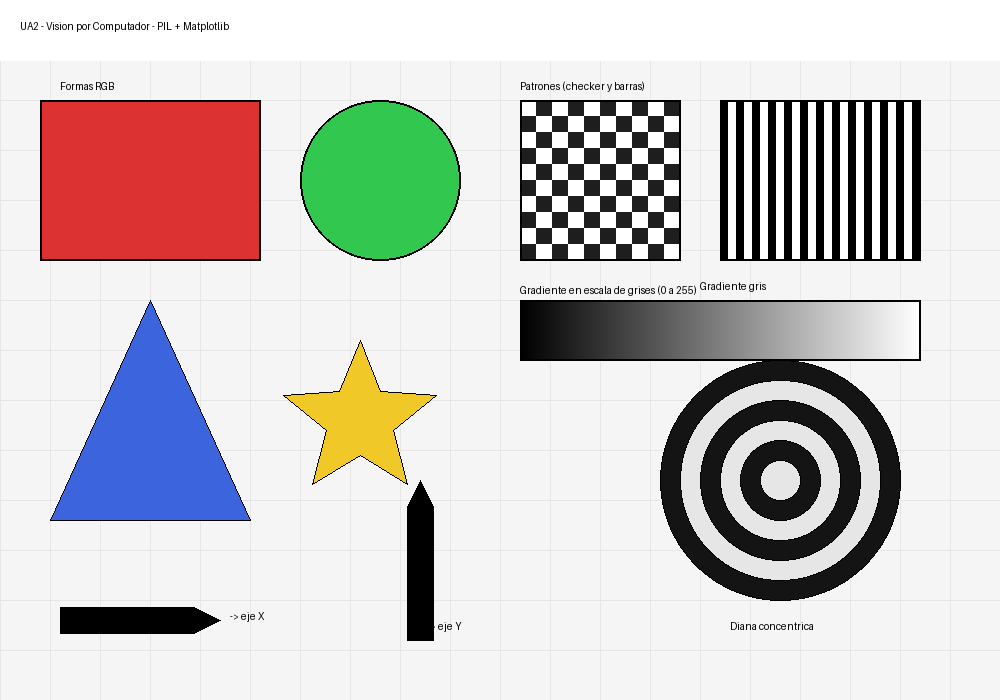
#> input picture UA2_vision_example.png, 1000 x 700 px
$ jupyter execute UA2_clase_3.ipynb
#> lines starting #> are read from the running program, lines starting #| are printed output that depends on the picture; after the words box and inside, x2 and y2 are one past the last pixel; in counts of white or black regions, pixels touching at a corner belong together
# UA2 · Clase NumPy — Imágenes paso a paso (con Matplotlib y Seaborn)

**Objetivo:** entender **NumPy** como base del procesamiento de imágenes: arrays, `shape`/`dtype`, slicing, selección por máscaras, operaciones vectorizadas y **histogramas** con Matplotlib y Seaborn.

**Qué necesitas:**
- Python 3.10–3.13 en un _venv/conda_ activo.
- Librerías: `numpy`, `pillow`, `matplotlib`, `seaborn`.

```bash
pip install numpy pillow matplotlib seaborn
```
_Tip VS Code:_ `M` (Markdown) · `Y` (Code) · `A/B` (celda arriba/abajo) · `Shift+Enter` (ejecuta y avanza).

## 0) Preparar imágenes de trabajo (o usa las tuyas)
Si ya tienes `UA2_vision_example.png` o `UA2_landscape_example.jpg`, déjalas junto a este notebook.
Si no, genera un **gradiente** y un **tablero** simples para pruebas:

---
## 1) Imagen → array NumPy
**Idea:** un `ndarray` es la forma natural de representar una imagen en memoria.
Trabajaremos con una imagen RGB (3 canales).

[cell 1]
# FASE 1.1 — Abrir imagen con Pillow y convertir a RGB
import matplotlib.pyplot as plt
from PIL import Image
IMG_PATH = 'UA2_vision_example.png'  # cambia por 'UA2_landscape_example.jpg' o tus archivos
img = Image.open(IMG_PATH).convert('RGB')
#> img is the input picture: PIL image 1000x700 RGB; mean R, G, B 204.9, 201.5, 200.1
plt.figure(figsize=(8,8))
plt.imshow(img)
plt.axis("off")
plt.show()

[cell 2]
# FASE 1.2 — A NumPy: tipo, shape y dtype
import numpy as np
a = np.array(img)  # copia los datos a un ndarray
print(type(a))      # numpy.ndarray
#| <class 'numpy.ndarray'>
print('shape:', a.shape)  # (alto, ancho, canales)
#| shape: (700, 1000, 3)
print('dtype :', a.dtype) # normalmente uint8 (0..255)
#| dtype : uint8

**Comentario:**
- `shape` típico: `(H, W, 3)` para RGB.
- `dtype` `uint8` ⇒ cada canal va de 0 a 255.
- Si tu imagen tenía alfa (RGBA), al convertir a RGB quitamos el canal A (transparencia).

## 2) Acceder al valor de un píxel
**Idea:** índice como `a[fila, columna]` y añade canal si quieres un componente: `a[y, x, canal]`.

[cell 3]
# FASE 2.1 — Leer un píxel y sus 3 canales
y, x = 50, 80
px = a[y, x]            # vector RGB
#> px = [255, 255, 255]
r, g, b = a[y, x, 0], a[y, x, 1], a[y, x, 2]
#> r = 255; g = 255; b = 255
print('Pixel en (y=', y, ', x=', x, '):', px)
#| Pixel en (y= 50 , x= 80 ): [255 255 255]
print('R=', r, ' G=', g, ' B=', b)
#| R= 255  G= 255  B= 255

_Tip:_ en imágenes, el primer índice es **fila (y)**, el segundo es **columna (x)**.

## 3) Slicing y canales
**Idea:** con _slicing_ seleccionas regiones y con `:`/`...` navegas dimensiones.

[cell 4]
# FASE 3.1 — Recorte rápido con slicing
crop = a[100:300, 150:400, :]  # filas 100..299, cols 150..399, todos los canales
from matplotlib import pyplot as plt
plt.figure(figsize=(4,4)); plt.imshow(crop); plt.axis('off'); plt.title('Crop'); plt.show()

[cell 5]
# FASE 3.2 — Separar canales R, G, B
R = a[:, :, 0]
G = a[:, :, 1]
B = a[:, :, 2]       # equivalente: a[..., 2]
fig, ax = plt.subplots(1,4, figsize=(10,3))
ax[0].imshow(a); ax[0].set_title('RGB'); ax[0].axis('off')
ax[1].imshow(R, cmap='gray'); ax[1].set_title('R'); ax[1].axis('off')
ax[2].imshow(G, cmap='gray'); ax[2].set_title('G'); ax[2].axis('off')
ax[3].imshow(B, cmap='gray'); ax[3].set_title('B'); ax[3].axis('off')
plt.tight_layout(); plt.show()

_Atajo:_ `a[...,2]` significa “todas las dimensiones menos la última, en 2”. Útil cuando no sabes cuántos ejes hay.

## 4) Operaciones vectorizadas (sin bucles)
**Idea:** NumPy aplica operaciones a **todos** los píxeles a la vez (rápido y claro).

[cell 6]
# FASE 4.1 — Aclarar/oscurecer (suma/resta) con clipping 0..255
brighter = np.clip(a + 40, 0, 255).astype(np.uint8)
darker   = np.clip(a - 40, 0, 255).astype(np.uint8)
fig, ax = plt.subplots(1,3, figsize=(9,3))
ax[0].imshow(a); ax[0].set_title('Original'); ax[0].axis('off')
ax[1].imshow(brighter); ax[1].set_title('Más brillo'); ax[1].axis('off')
ax[2].imshow(darker); ax[2].set_title('Menos brillo'); ax[2].axis('off')
plt.tight_layout(); plt.show()

[cell 7]
# FASE 4.2 — Escalado de contraste alrededor del 128
a16 = a.astype(np.int16)
contraste = np.clip( (a16-128)*1.5 + 128, 0, 255).astype(np.uint8)
plt.figure(figsize=(4,4)); plt.imshow(contraste); plt.axis('off'); plt.title('Contraste x1.5'); plt.show()

## 5) Máscaras y selección booleana
**Idea:** crea una máscara booleana (`True/False`) y úsala para seleccionar píxeles.

[cell 8]
# FASE 5.1 — Umbral en gris y colorear la región True
gray = np.dot(a[...,:3], [0.299, 0.587, 0.114]).astype(np.uint8)  # pasar a grices usando formula luminancia
mask = gray > 160
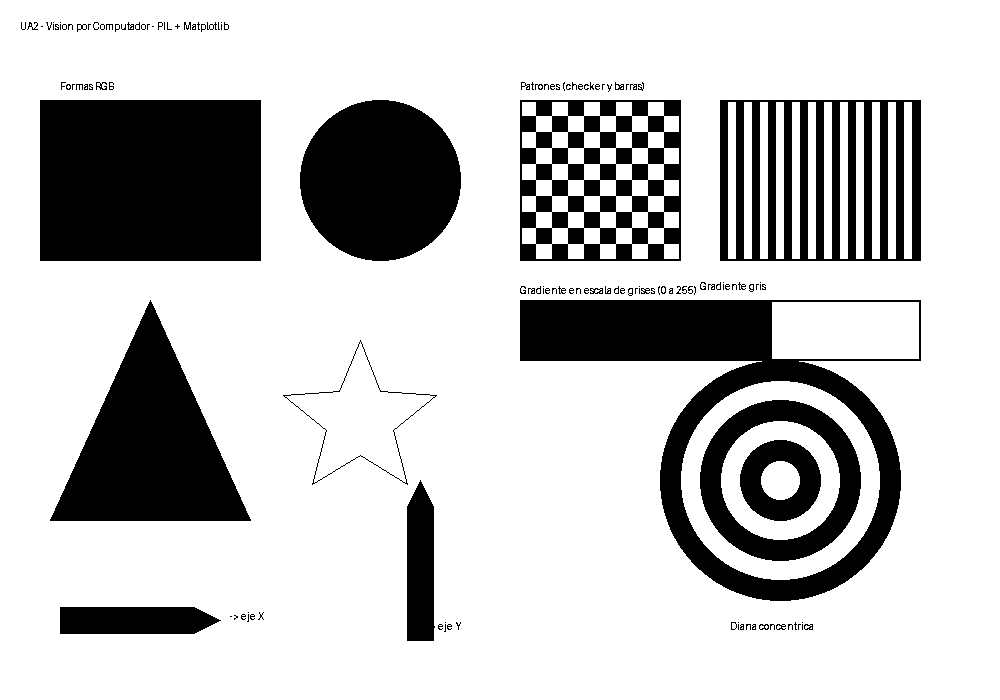
#> mask: shape (700, 1000) bool; 76.7% white; 142 black regions (99 under 20 px), largest, box (x1, y1, x2, y2) and area: (40, 100, 261, 261) 35581, (520, 300, 921, 601) 30517, (50, 300, 251, 521) 22321
res = a.copy() # copy altrimenti si da solo referenza ad a e no una copia
res[mask] = [255, 0, 0]  # pinta de rojo donde mask==True
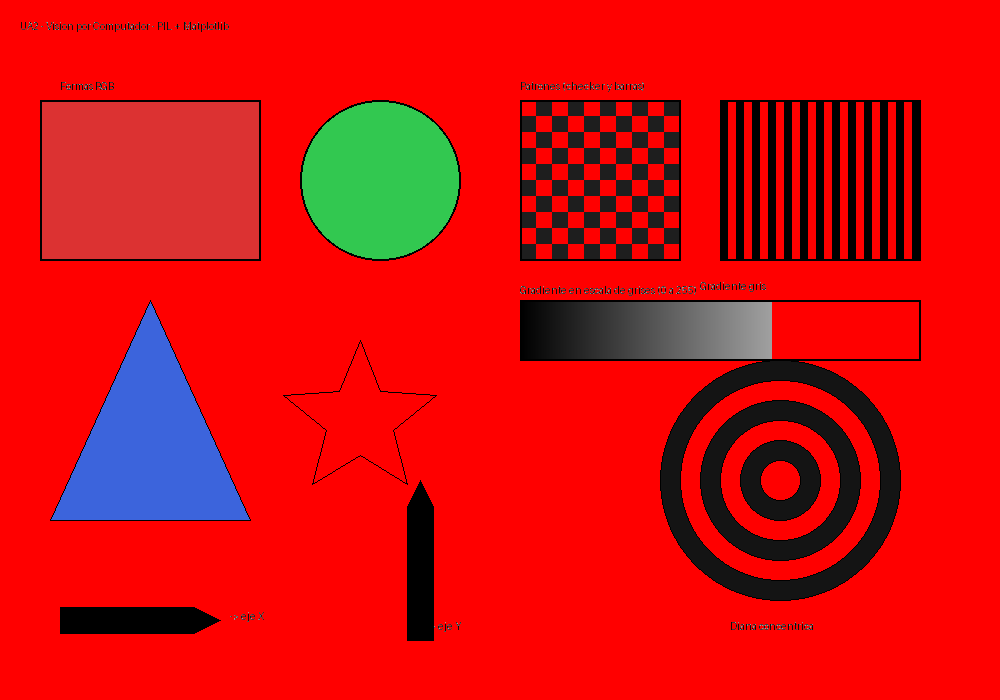
#> res: shape (700, 1000, 3); mean R, G, B 212.5, 14.1, 14.5
fig, ax = plt.subplots(1,3, figsize=(9,3))
ax[0].imshow(gray, cmap='gray'); ax[0].set_title('Gris'); ax[0].axis('off')
ax[1].imshow(mask, cmap='gray'); ax[1].set_title('Máscara'); ax[1].axis('off')
ax[2].imshow(res); ax[2].set_title('Aplicada'); ax[2].axis('off')
plt.tight_layout(); plt.show()

## 6) Histogramas con NumPy + Matplotlib
**Idea:** `np.histogram` devuelve cuentas y bordes de bins.

[cell 9]
# FASE 6.1 — Histograma del canal R con NumPy
counts, bins = np.histogram(R, bins=256, range=(0,255))
#> counts = 256 values, max 398712 at index 245, min 57 at index 4, mean 2734.4; bins = 257 values from 0 to 255
print('Cuenta en intensidad 128:', counts[128])
#| Cuenta en intensidad 128: 60
plt.figure(figsize=(6,3))
plt.plot(counts)
plt.xlim(0,255); plt.xlabel('Intensidad'); plt.ylabel('Frecuencia'); plt.title('Histograma NumPy (R)')
plt.show()
#> figure, not shown here; curve peaks at x = 245, y = 398712

## 7) Histogramas combinados con Seaborn (opcional)
**Idea:** superponer R, G y B en una sola figura.

[cell 10]
# FASE 7.1 — Usar seaborn.histplot
import seaborn as sns
plt.figure(figsize=(6,4))
for ch, name in [(R,'Red'), (G,'Green'), (B,'Blue')]:
    sns.histplot(ch.ravel(), bins=256, binrange=(0,255), stat='density', element='step', fill=True, alpha=0.3, label=name)
#> this loop made 3 passes
#> name on passes 1 to 3: 'Red', 'Green', 'Blue'
plt.legend(); plt.title('Histogramas R/G/B con Seaborn'); plt.show()

## 8) Crear imágenes desde NumPy (mini-fábrica de patrones)
**Idea:** piensa en imágenes como **matrices**.

[cell 11]
# FASE 8.1 — Gradiente 2D y guardar como PNG
H, W = 200, 300
gx = np.tile(np.linspace(0,255,W, dtype=np.uint8), (H,1))
gy = np.tile(np.linspace(0,255,H, dtype=np.uint8).reshape(H,1), (1,W))
rgb = np.dstack([gx, gy, (gx//2+gy//2)])
Image.fromarray(rgb, 'RGB').save('np_gradiente.png')
plt.figure(figsize=(4,3)); plt.imshow(rgb); plt.axis('off'); plt.title('Gradiente desde NumPy'); plt.show()

## 9) Buenas prácticas con NumPy (rápido)
- **Evita bucles** Python; prefiere operaciones vectorizadas.
- Cuida `dtype`: trabaja en `int16/float32` cuando hagas aritmética, vuelve a `uint8` al guardar.
- **Views vs copies**: `a[:, :100]` es una *view* (no copia). Usa `copy()` si vas a modificar sin afectar al original.
- **Broadcasting**: permite operar arrays de formas compatibles (ej. restar un valor por canal).

## 10) Mini-reto
1) Carga tu imagen.
2) Separa canales y muestra R/G/B.
3) Mejora el contraste con una fórmula vectorizada.
4) Pinta en verde (0,255,0) las zonas con luminancia `< 60` usando una máscara.
5) Guarda el resultado y compara histogramas con Matplotlib o Seaborn.

[cell 12]
# Paso 1 — Abrir imagen con Pillow y convertir a RGB
from PIL import Image
IMG_PATH = 'Gatto.Jpg'  # cambia por 'UA2_landscape_example.jpg' o tus archivos
img = Image.open(IMG_PATH).convert('RGB')
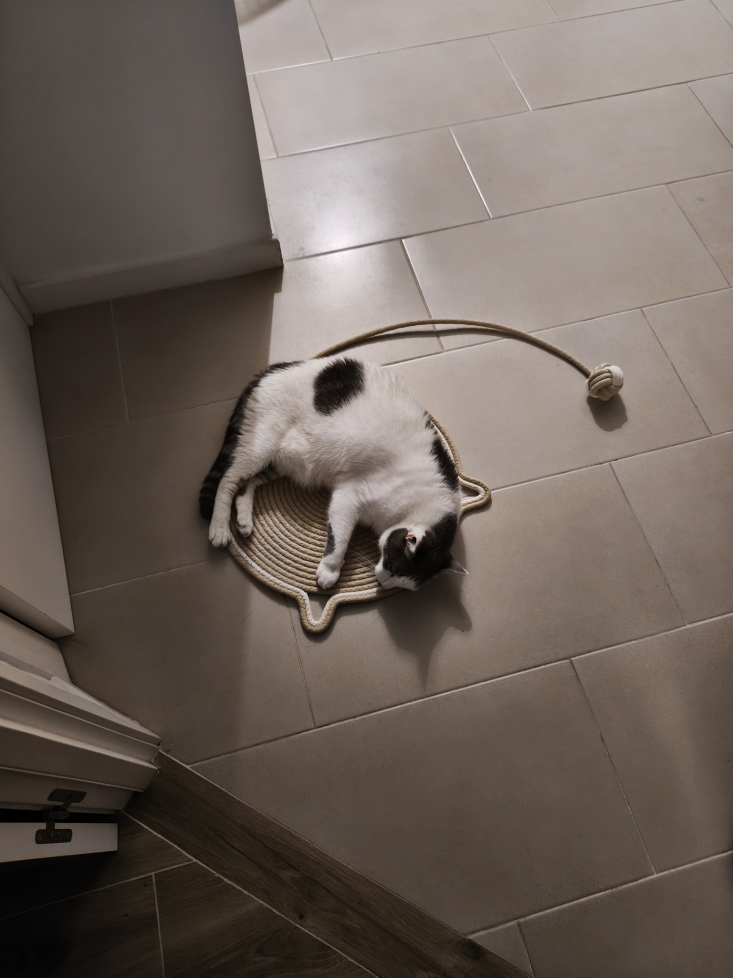
#> input picture Gatto.jpg, 1466 x 1955 px, found by its file name (shown at 1/2 size)
#> img is the input picture: PIL image 1466x1955 RGB; mean R, G, B 109.5, 98.6, 91.3
plt.figure(figsize=(8,8))
plt.imshow(img)
plt.axis("off")
plt.show()

[cell 13]
# Paso 2 — Separar los canales R, G, B
import numpy as np
a = np.array(img)  # copia los datos a un ndarray
print(type(a))      # numpy.ndarray
#| <class 'numpy.ndarray'>
print('shape:', a.shape)  # (alto, ancho, canales)
#| shape: (1955, 1466, 3)
print('dtype :', a.dtype) # normalmente uint8 (0..255)
#| dtype : uint8

R = a[:, :, 0]
#> R: shape (1955, 1466)
G = a[:, :, 1]
#> G: shape (1955, 1466)
B = a[:, :, 2]       # equivalente: a[..., 2]
#> B: shape (1955, 1466)
fig, ax = plt.subplots(1,4, figsize=(10,3))
ax[0].imshow(a); ax[0].set_title('RGB'); ax[0].axis('off')
ax[1].imshow(R, cmap='gray'); ax[1].set_title('R'); ax[1].axis('off')
ax[2].imshow(G, cmap='gray'); ax[2].set_title('G'); ax[2].axis('off')
ax[3].imshow(B, cmap='gray'); ax[3].set_title('B'); ax[3].axis('off')
plt.tight_layout(); plt.show()

[cell 14]
# Paso 3 — Mejora el contraste con una fórmula vectorizada.
a16 = a.astype(np.int16)
#> a16: shape (1955, 1466, 3) int16
contraste = np.clip( (a16-128)*1.5 + 128, 0, 255).astype(np.uint8)
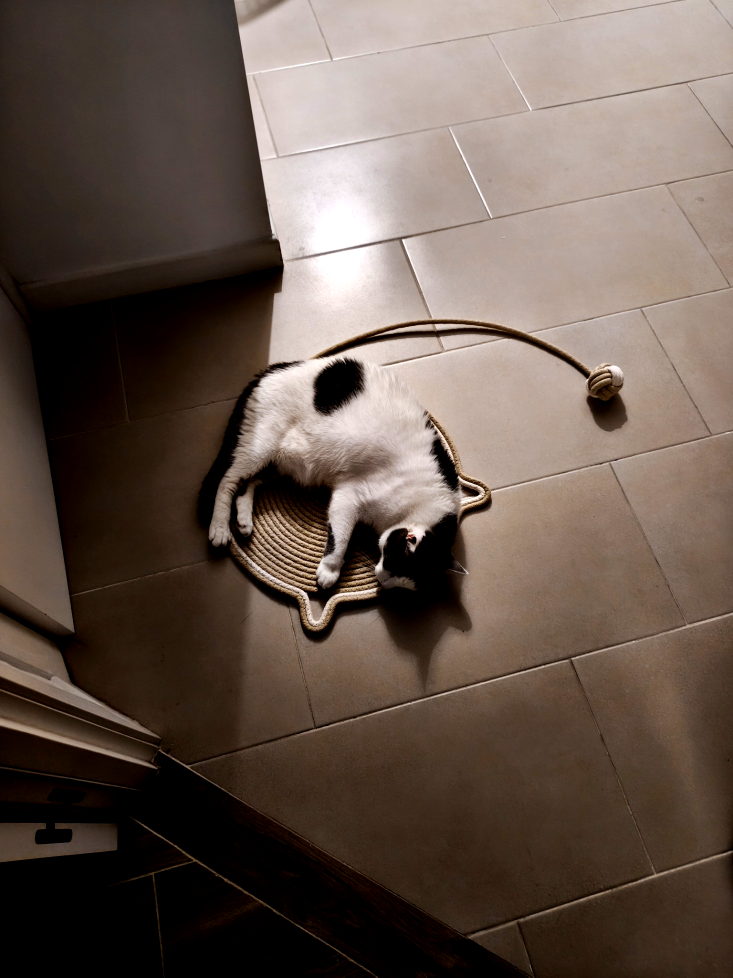
#> contraste: shape (1955, 1466, 3) (shown at 1/2 size); mean R, G, B 102.1, 86.9, 77.4
plt.figure(figsize=(4,4)); plt.imshow(contraste); plt.axis('off'); plt.title('Contraste x1.5'); plt.show()

[cell 15]
# Paso 4 - Pinta en verde (0,255,0) las zonas con luminancia `< 60` usando una máscara.
gray = np.dot(a[...,:3], [0.299, 0.587, 0.114]).astype(np.uint8)
#> gray: shape (1955, 1466)
mask = gray < 60
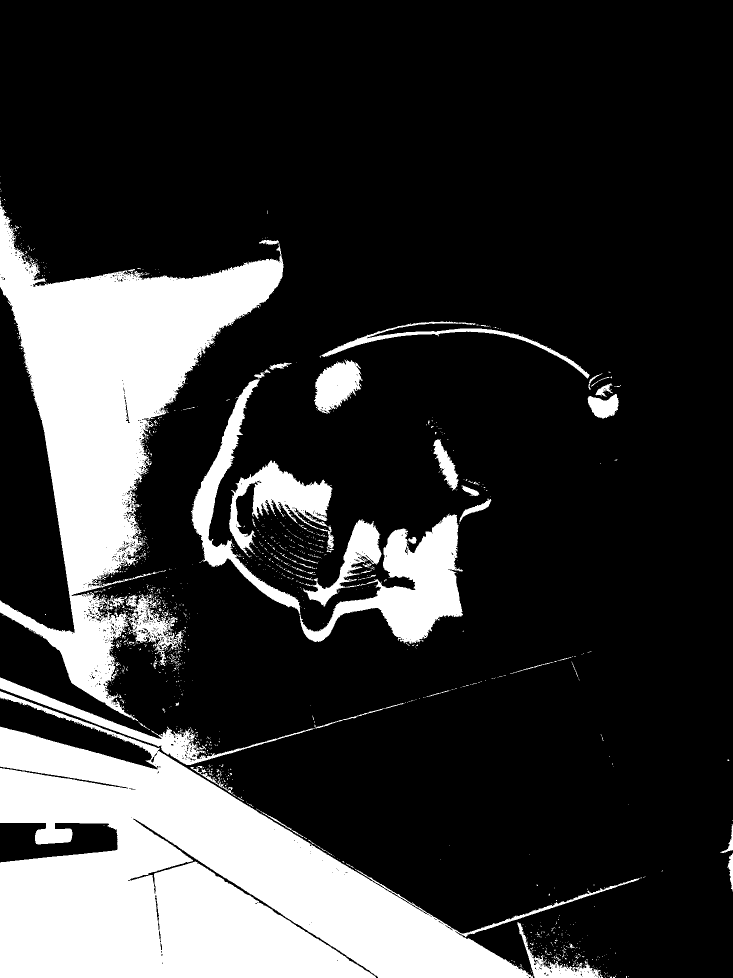
#> mask: shape (1955, 1466) bool (shown at 1/2 size); 21.3% white; 1416 white regions (1341 under 20 px), largest, box (x1, y1, x2, y2) and area: (0, 1382, 1280, 1955) 303274, (0, 399, 567, 1442) 192966, (382, 759, 926, 1288) 54184
res = a.copy()
res[mask] = [0, 255, 0]  # pintar en verde las zonas con luminancia < 60
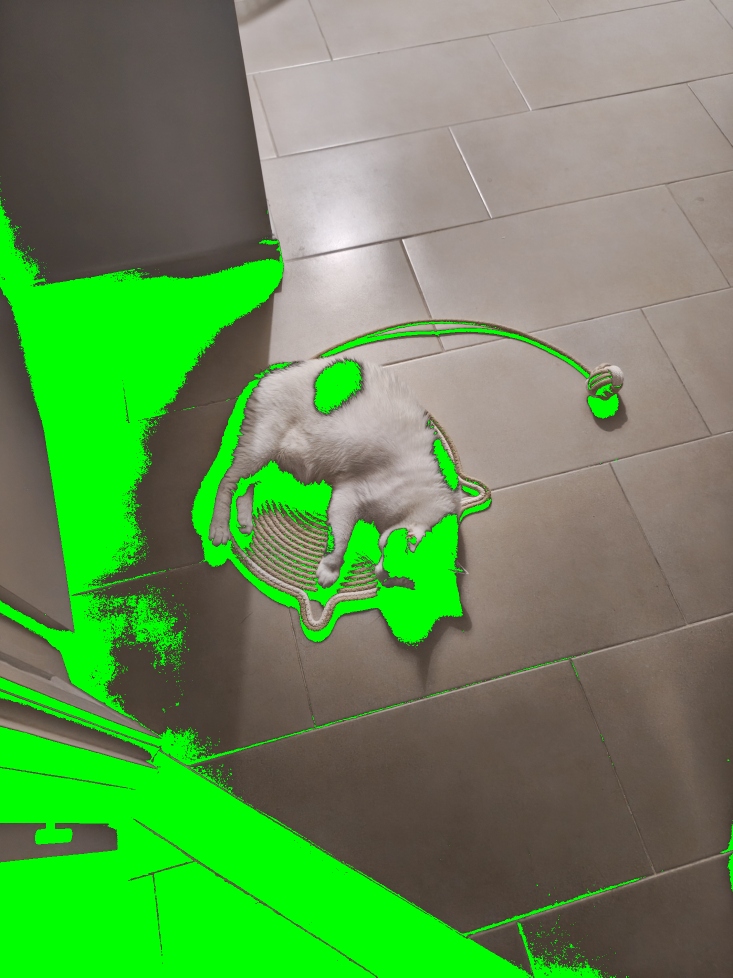
#> res: shape (1955, 1466, 3) (shown at 1/2 size); mean R, G, B 100.3, 145.4, 85.2
plt.figure(figsize=(4,4)); plt.imshow(res); plt.axis('off'); plt.title('Máscara de luminancia'); plt.show()

[cell 16]
# Paso 5 - Guarda el resultado y compara histogramas con Matplotlib o Seaborn.
import seaborn as sns
plt.figure(figsize=(6,4))
for ch, name in [(B,'Blue'), (R,'Red'), (G,'Green')]:
    sns.histplot(ch.ravel(), bins=256, binrange=(0,255), stat='density', element='step', fill=True, alpha=0.3, label=name)
#> this loop made 3 passes
plt.legend(); plt.title('Histogramas R/G/B con Seaborn'); plt.show()
#> after `plt.legend()`:
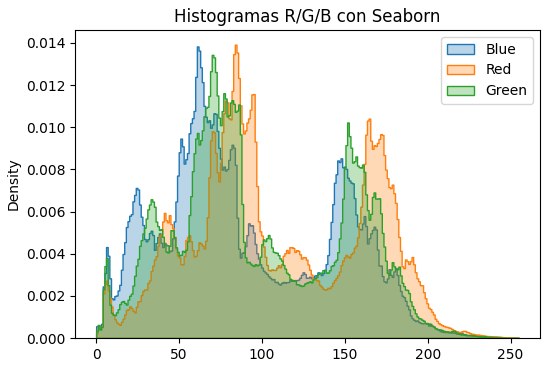
#> figure drawn by matplotlib, 1 panel

[cell 17]
# Paso 5.1: Histogramas por canal con PIL.histogram()

# r, g, b = img_rgb.split()

hist_r = img.getchannel("R").histogram()
#> hist_r = 256 values, max 39737 at index 84, min 25 at index 254, mean 11195.4
hist_g = img.getchannel("G").histogram()
#> hist_g = 256 values, max 38354 at index 70, min 0 at index 254, mean 11195.4
hist_b = img.getchannel("B").histogram()
#> hist_b = 256 values, max 39497 at index 61, min 0 at index 254, mean 11195.4

fig, axes = plt.subplots(1, 3, figsize=(15, 4))

axes[0].hist(hist_r, bins=256, range=(0, 256), color="red", alpha=0.8)
axes[0].set_title("Histograma R")
axes[0].set_ylabel("Pixel")
axes[0].set_xlabel("Intensidad")
axes[0].set_xlim(0, 255)
axes[0].set_ylim(0, 5)

axes[1].hist(hist_g, bins=256, range=(0, 256), color="green", alpha=0.8)
axes[1].set_title("Histograma G")
axes[1].set_ylabel("Pixel")
axes[1].set_xlabel("Intensidad")
axes[1].set_xlim(0, 255)
axes[1].set_ylim(0, 5)

axes[2].hist(hist_b, bins=256, range=(0, 256), color="blue", alpha=0.8)
axes[2].set_title("Histograma B")
axes[2].set_ylabel("Pixel")
axes[2].set_xlabel("Intensidad")
axes[2].set_xlim(0, 255)
axes[2].set_ylim(0, 5)
plt.tight_layout()
plt.show()
#> figure, not shown here; panel 2: tallest bar 4 high, from x = 1 to 2; panel 3: tallest bar 2 high, from x = 255 to 256

plt.figure(figsize=(6,3))
plt.bar(range(256), hist_r); plt.title("Histograma R"); plt.xlim(0,255); plt.xlabel("Intensidad"); plt.ylabel("Pixeles"); plt.show()
#> after `plt.bar(range(256), hist_r)`:
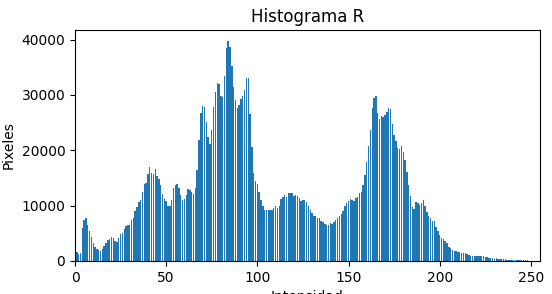
#> figure drawn by matplotlib, 1 panel; tallest bar 39737 high, from x = 83.6 to 84.4
